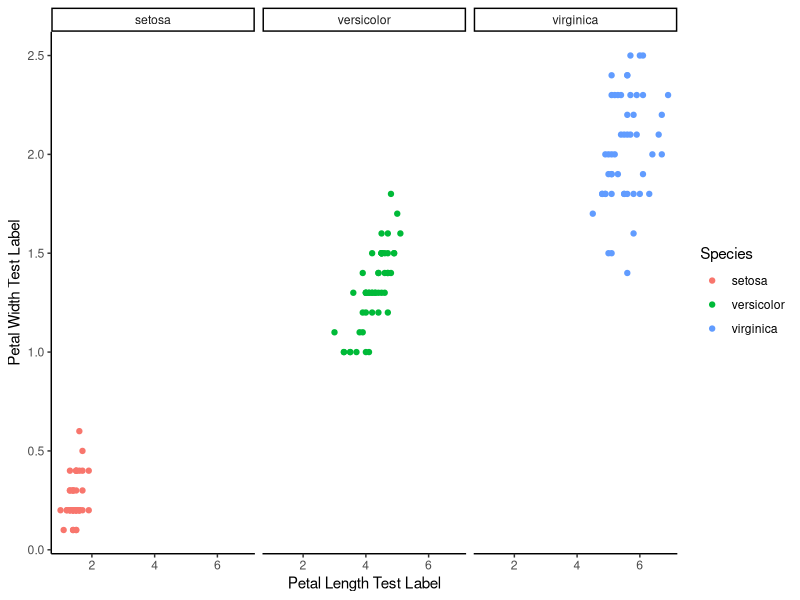

Source code (R):
## ---- chunk 1
knitr::opts_chunk$set(echo = TRUE)
## ---- chunk 2
library(tidyverse)
library(RColorBrewer)
View(iris)
## ---- chunk 3

lvw <- ggplot(iris, aes(x = Petal.Length, y = Petal.Width))+
  geom_point(aes(color = Species)) +
  scale_fill_manual(breaks  = c("setosa", "versicolor", "virginica"), 
                    values = c("cyan4", "dodgerblue4", "seagreen4")) +
  theme_classic()+
  labs(x = "Petal Length Test Label", y = "Petal Width Test Label")+
  facet_wrap(~Species)

lvw

